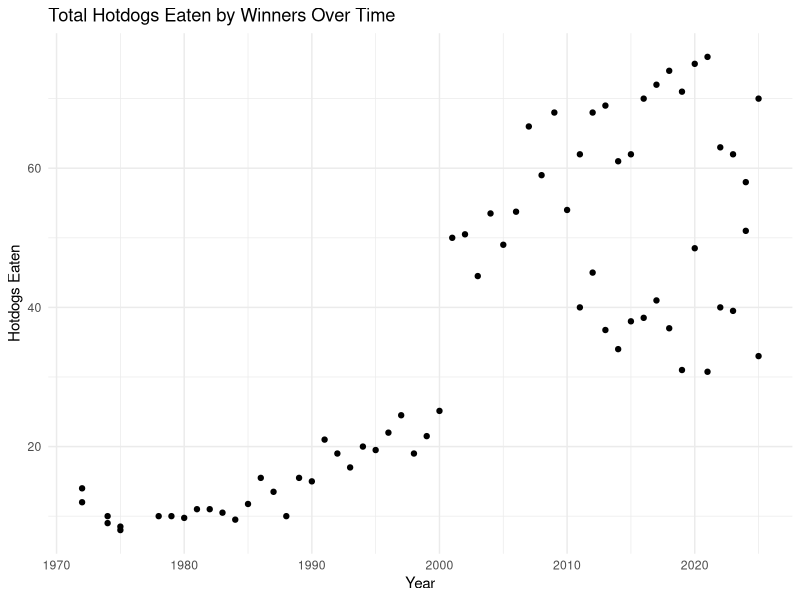

This figure's R source:
## ---- chunk 1
#| include: false

library(tidyverse)
hotdog_winners <- read_csv("HotdogData.csv")
## ---- chunk 2
ggplot(data = hotdog_winners, aes(x = Year, y = Dogs)) +
  geom_point() +
  theme_minimal() +
  labs(y = "Hotdogs Eaten", title = "Total Hotdogs Eaten by Winners Over Time")
## ---- chunk 3
hotdog_winners |>
  filter(Year >= 1999 & Year <= 2003) |>
  arrange(Year)
